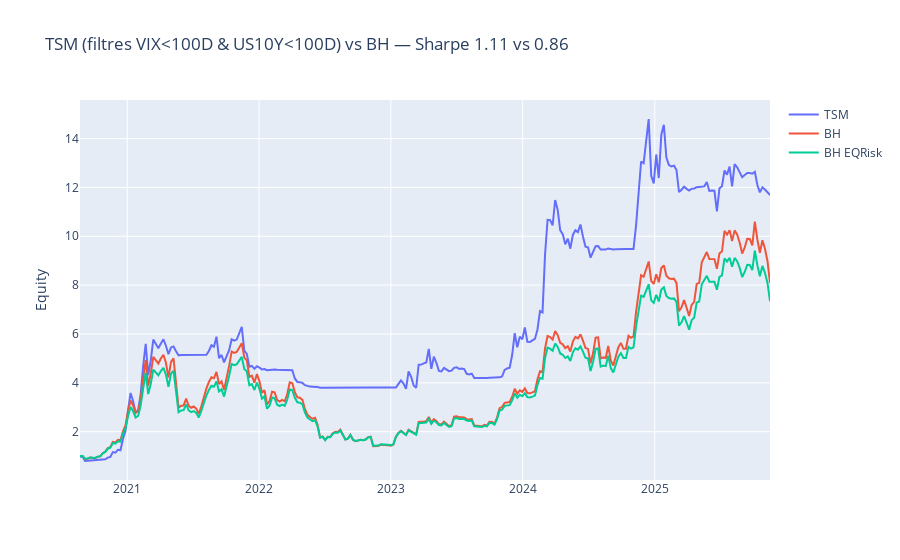

Here is the notebook cell this chart was saved with:
### Markdown cell above
## WFA Execution and Buy & Hold Comparison

### Comparison Methodology

We compare the TSM strategy to two benchmarks:

1. **Buy & Hold (BH)**: buy and hold BTC over the entire OOS period
2. **Buy & Hold Equal Risk (BH EQRisk)**: BH scaled to have the same annualized volatility as TSM

Equal-risk comparison is crucial: a higher Sharpe at the same vol means better risk-adjusted return.

### Key Metrics

**Sharpe Ratio**:

$$\text{Sharpe} = \frac{\mu_p - r_f}{\sigma_p} \approx \frac{\mu_p}{\sigma_p}$$

Where $\mu_p$ is annualized return and $\sigma_p$ is annualized volatility (assuming $r_f \approx 0$ for crypto).

**Annualized Return** (geometric):

$$\mu_p = \left(\prod_{t=1}^{T} (1 + r_{p,t})\right)^{N/T} - 1$$

Where $N$ is periods per year (52 for weekly).

**Annualized Volatility**:

$$\sigma_p = \text{std}(r_{p,t}) \times \sqrt{N}$$

**Max Drawdown**:

$$\text{MDD} = \max_{t} \left(\frac{\text{Peak}_t - \text{Equity}_t}{\text{Peak}_t}\right)$$

The Plotly chart displays normalized equity curves (starting at 1) for TSM, BH, and BH EQRisk.

### Code cell
rb='W';ppy=52
fund=None
try:
    _fund=fetch_binance_funding_rates('BTC/USDT:USDT');fund=_fund
except:pass
# Paramètres de filtres macro
vix_days=100
rates_days=100
segments,oos_returns=walk_forward(
    df_btc['close'],
    train_years=3,
    test_months=6,
    param_grid=generate_param_grid(),
    funding=fund,
    vix=vix,
    rates=us10y,
    vix_filter_days=vix_days,
    rates_filter_days=rates_days,
)
bh_close=df_btc['close'].resample(rb).last().reindex(oos_returns.index,method='ffill')
bh=bh_close.pct_change().fillna(0.0)
vol_tsm=oos_returns.std()*np.sqrt(ppy);vol_bh=bh.std()*np.sqrt(ppy)
scale=vol_tsm/vol_bh if vol_bh>0 else 1.0
bh_eq=bh*scale
sh_tsm=compute_sharpe(oos_returns,rb);sh_bh=compute_sharpe(bh,rb);sh_bh_eq=compute_sharpe(bh_eq,rb)
fig=go.Figure()
fig.add_trace(go.Scatter(x=oos_returns.index,y=(1+oos_returns).cumprod(),name='TSM'))
fig.add_trace(go.Scatter(x=bh.index,y=(1+bh).cumprod(),name='BH'))
fig.add_trace(go.Scatter(x=bh_eq.index,y=(1+bh_eq).cumprod(),name='BH EQRisk'))
fig.update_layout(title=f'TSM (filtres VIX<{vix_days}D & US10Y<{rates_days}D) vs BH — Sharpe {sh_tsm:.2f} vs {sh_bh_eq:.2f}',yaxis_title='Equity')
fig.show()
print({'sharpe_tsm':sh_tsm,'sharpe_bh':sh_bh,'sharpe_bh_eq':sh_bh_eq})

### Figure 1 — Plotly figure (JSON) as saved in the notebook; plotly's stock layout.template omitted (floating-point values rounded to 4 significant figures; data arrays with more than 128 entries replaced by an {"elided": "..."} marker saying what was removed)
{"data": [{"name": "TSM", "type": "scatter", "x": {"elided": "274 str values"}, "y": {"elided": "274 float values"}}, {"name": "BH", "type": "scatter", "x": {"elided": "274 str values"}, "y": {"elided": "274 float values"}}, {"name": "BH EQRisk", "type": "scatter", "x": {"elided": "274 str values"}, "y": {"elided": "274 float values"}}], "layout": {"title": {"text": "TSM (filtres VIX<100D & US10Y<100D) vs BH — Sharpe 1.11 vs 0.86"}, "yaxis": {"title": {"text": "Equity"}}}}
